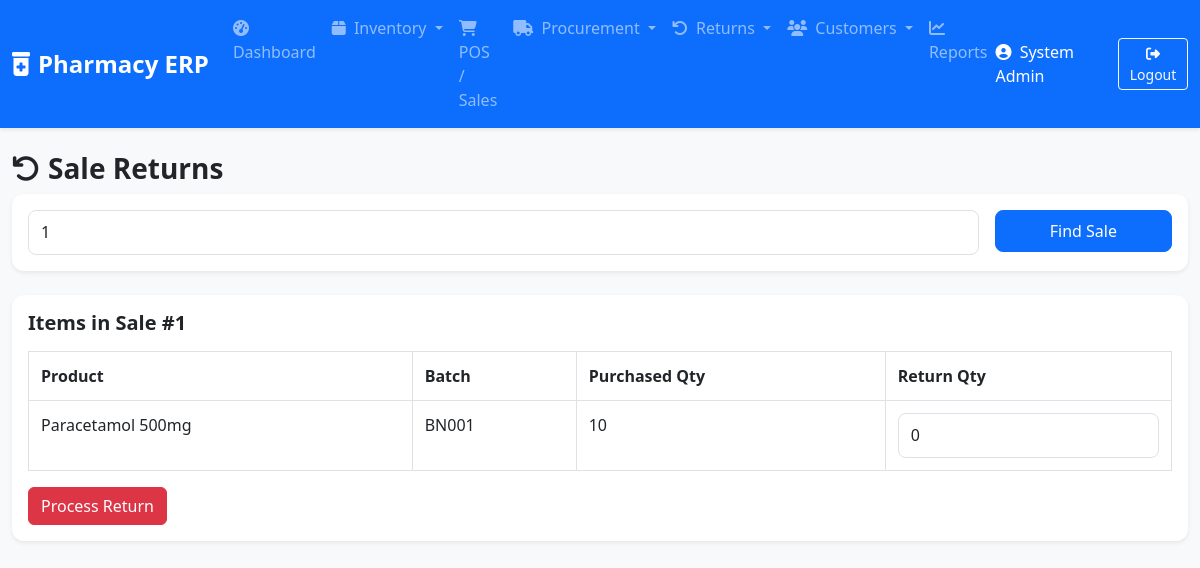
Page /sale_returns.php?sale_id=1 (signed in) on the committed database.
### tables this page shows
CREATE TABLE sale_items (
    id INT AUTO_INCREMENT PRIMARY KEY,
    sale_id INT NOT NULL,
    product_id INT NOT NULL,
    batch_id INT NOT NULL,
    qty INT NOT NULL,
    unit_price DECIMAL(15,2),
    tax_rate DECIMAL(5,2),
    tax_amount DECIMAL(15,2),
    total_amount DECIMAL(15,2),
    FOREIGN KEY (sale_id) REFERENCES sales(id),
    FOREIGN KEY (product_id) REFERENCES products(id),
    FOREIGN KEY (batch_id) REFERENCES batches(id)
);

CREATE TABLE products (
    id INT AUTO_INCREMENT PRIMARY KEY,
    name VARCHAR(255) NOT NULL,
    generic_name VARCHAR(255),
    category VARCHAR(100),
    hsn_code VARCHAR(20),
    gst_rate DECIMAL(5,2) DEFAULT 0.00,
    igst_rate DECIMAL(5,2) DEFAULT 0.00,
    reorder_level INT DEFAULT 10,
    created_at TIMESTAMP DEFAULT CURRENT_TIMESTAMP,
    INDEX (hsn_code),
    INDEX (name)
);

CREATE TABLE batches (
    id INT AUTO_INCREMENT PRIMARY KEY,
    product_id INT NOT NULL,
    batch_num VARCHAR(50) NOT NULL,
    expiry_date DATE NOT NULL,
    mrp DECIMAL(15,2) NOT NULL,
    cost_price DECIMAL(15,2) NOT NULL,
    selling_price DECIMAL(15,2) NOT NULL,
    current_qty INT DEFAULT 0,
    created_at TIMESTAMP DEFAULT CURRENT_TIMESTAMP,
    FOREIGN KEY (product_id) REFERENCES products(id),
    INDEX (expiry_date),
    INDEX (batch_num)
);

### sale_returns.php (the view, shortened to what this page needs)
<?php
include 'includes/header.php';
$conn = get_db_conn();
$sale_id = isset($_GET['sale_id']) ? (int)$_GET['sale_id'] : 0;
$sale_items = [];
if ($sale_id) {
    $si_list_stmt = $conn->prepare("SELECT si.*, p.name as product_name, b.batch_num FROM sale_items si JOIN products p ON si.product_id = p.id JOIN batches b ON si.batch_id = b.id WHERE si.sale_id = ?");
    $si_list_stmt->bind_param("i", $sale_id);
    $si_list_stmt->execute();
    $sale_items = $si_list_stmt->get_result();
}
?>
<div class="row">
    <div class="col-md-12">
        <h3 class="fw-bold"><i class="fas fa-undo me-2"></i>Sale Returns</h3>
    </div>
</div>
<div class="card shadow-sm border-0 mb-4">
    <div class="card-body">
        <form method="GET" class="row g-3">
            <div class="col-md-10">
                <input type="number" name="sale_id" class="form-control" placeholder="Enter Sale ID / Invoice ID..." value="<?php echo $sale_id; ?>">
            </div>
            <div class="col-md-2">
                <button type="submit" class="btn btn-primary w-100">Find Sale</button>
            </div>
        </form>
    </div>
</div>
<?php if ($sale_id && $sale_items && $sale_items->num_rows > 0): ?>
<div class="card shadow-sm border-0">
    <form action="sale_returns.php" method="POST">
        <div class="card-body">
            <h5 class="fw-bold mb-3">Items in Sale #<?php echo $sale_id; ?></h5>
            <div class="table-responsive">
                <table class="table table-bordered">
                    <thead>
                        <tr>
                            <th>Product</th>
                            <th>Batch</th>
                            <th>Purchased Qty</th>
                            <th>Return Qty</th>
                        </tr>
                    </thead>
                    <tbody>
                        <?php while($item = $sale_items->fetch_assoc()): ?>
                        <tr>
                            <td><?php echo $item['product_name']; ?></td>
                            <td><?php echo $item['batch_num']; ?></td>
                            <td><?php echo $item['qty']; ?></td>
                            <td>
                                <input type="number" name="items[<?php echo $item['id']; ?>]" class="form-control" min="0" max="<?php echo $item['qty']; ?>" value="0">
                            </td>
                        </tr>
                        <?php endwhile; ?>
                    </tbody>
                </table>
            </div>
            <button type="submit" class="btn btn-danger">Process Return</button>
        </div>
    </form>
</div>
<?php elseif($sale_id): ?>
    <div class="alert alert-warning">No items found for Sale ID #<?php echo $sale_id; ?>.</div>
<?php endif; ?>
<?php include 'includes/footer.php'; ?>

### css/style.css (style rules this page uses)
body { font-family: 'Segoe UI', Tahoma, Geneva, Verdana, sans-serif; }
.card { border-radius: 12px; }
.shadow-sm { box-shadow: 0 .125rem .25rem rgba(0,0,0,.075)!important; }
.table > :not(caption) > * > * { padding: .75rem .75rem; }
.btn-primary { background-color: #0d6efd; border-color: #0d6efd; padding: 0.5rem 1.25rem; border-radius: 8px; }
.form-control, .form-select { border-radius: 8px; padding: 0.6rem .75rem; }

### rows in the picture
sale_items: product.name "Paracetamol 500mg", batch.batch_num "BN001", qty "10"

### other values in the picture
$_SESSION['full_name'] "System Admin"
$sale_id "1"
